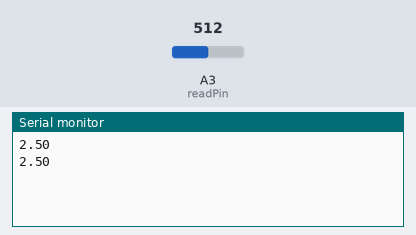
The sketch below on a simulated Arduino Uno, built with avr-gcc and run on an emulated ATmega328P. On the bench: the last lines printed to the serial monitor. The inputs (shaded band) are chosen by the test bench; at power-on: A3 (readPin) = 512.

Above: at 1.8 s.
1.9 s: A3 (readPin) set to 716
At 2.6 s:
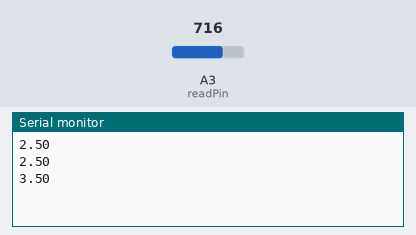
3.4 s: A3 (readPin) set to 900
At 4.8 s:
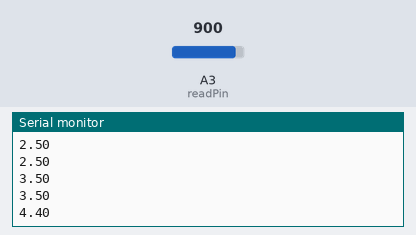
Timing chart, 0 to 6.4 s (numbered marks = the images above; inputs shaded):
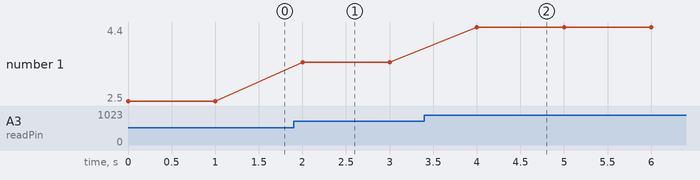

Measured:
- after the input at 1.9 s, the serial monitor: prints a new line after 0.10 s (image 1)
- after the input at 3.4 s, the serial monitor: prints a new line after 0.60 s (image 2)
- plotted number 1: 2.5 → 3.5 after the input at 1.9 s, 3.5 → 4.4 after the input at 3.4 s

The sketch:

analog-read-1.ino
```cpp
const int readPin = A3;
int readval;
float v2 = 0;

void setup() {
    pinMode(readPin, INPUT);
    Serial.begin(9600);
}

void loop() {
    readval = analogRead(readPin);
    v2 = readval * (5.0 / 1023.0); // 1023 is the maximum value of the analog read and 255 is the maximum value of the digital read
    Serial.println(v2);
    delay(1000);
}
```
